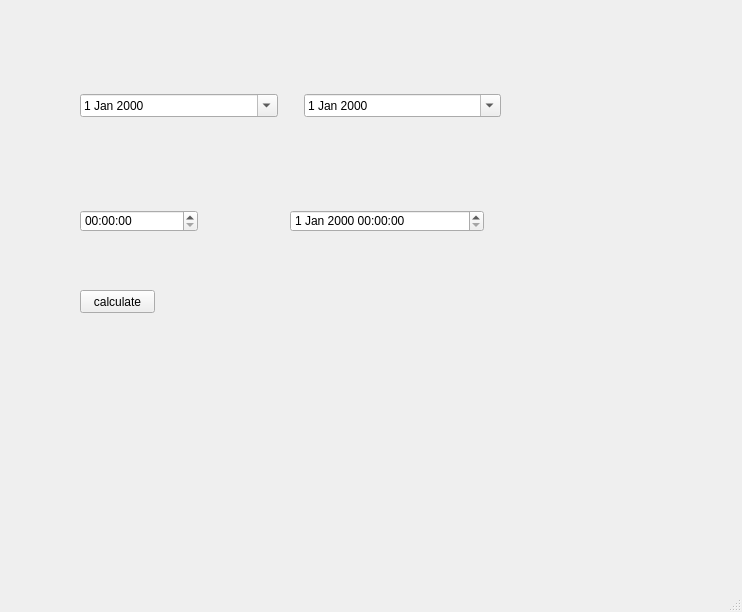
<?xml version="1.0" encoding="UTF-8"?>
<ui version="4.0">
 <class>MainWindow</class>
 <widget class="QMainWindow" name="MainWindow">
  <property name="geometry">
   <rect>
    <x>0</x>
    <y>0</y>
    <width>742</width>
    <height>612</height>
   </rect>
  </property>
  <property name="windowTitle">
   <string>MainWindow</string>
  </property>
  <widget class="QWidget" name="centralwidget">
   <widget class="QTimeEdit" name="timeEdit">
    <property name="geometry">
     <rect>
      <x>80</x>
      <y>210</y>
      <width>118</width>
      <height>22</height>
     </rect>
    </property>
   </widget>
   <widget class="QDateTimeEdit" name="dateTimeEdit">
    <property name="geometry">
     <rect>
      <x>290</x>
      <y>210</y>
      <width>194</width>
      <height>22</height>
     </rect>
    </property>
   </widget>
   <widget class="QPushButton" name="btnCalculator">
    <property name="geometry">
     <rect>
      <x>80</x>
      <y>290</y>
      <width>75</width>
      <height>23</height>
     </rect>
    </property>
    <property name="text">
     <string>calculate</string>
    </property>
   </widget>
   <widget class="QWidget" name="">
    <property name="geometry">
     <rect>
      <x>80</x>
      <y>70</y>
      <width>421</width>
      <height>71</height>
     </rect>
    </property>
    <layout class="QHBoxLayout" name="horizontalLayout">
     <item>
      <widget class="QDateEdit" name="dateStart">
       <property name="calendarPopup">
        <bool>true</bool>
       </property>
      </widget>
     </item>
     <item>
      <spacer name="horizontalSpacer">
       <property name="orientation">
        <enum>Qt::Horizontal</enum>
       </property>
       <property name="sizeType">
        <enum>QSizePolicy::Preferred</enum>
       </property>
       <property name="sizeHint" stdset="0">
        <size>
         <width>20</width>
         <height>20</height>
        </size>
       </property>
      </spacer>
     </item>
     <item>
      <widget class="QDateEdit" name="dateFinish">
       <property name="calendarPopup">
        <bool>true</bool>
       </property>
      </widget>
     </item>
    </layout>
   </widget>
  </widget>
  <widget class="QMenuBar" name="menubar">
   <property name="geometry">
    <rect>
     <x>0</x>
     <y>0</y>
     <width>742</width>
     <height>21</height>
    </rect>
   </property>
  </widget>
  <widget class="QStatusBar" name="statusbar"/>
 </widget>
 <resources/>
 <connections/>
</ui>
